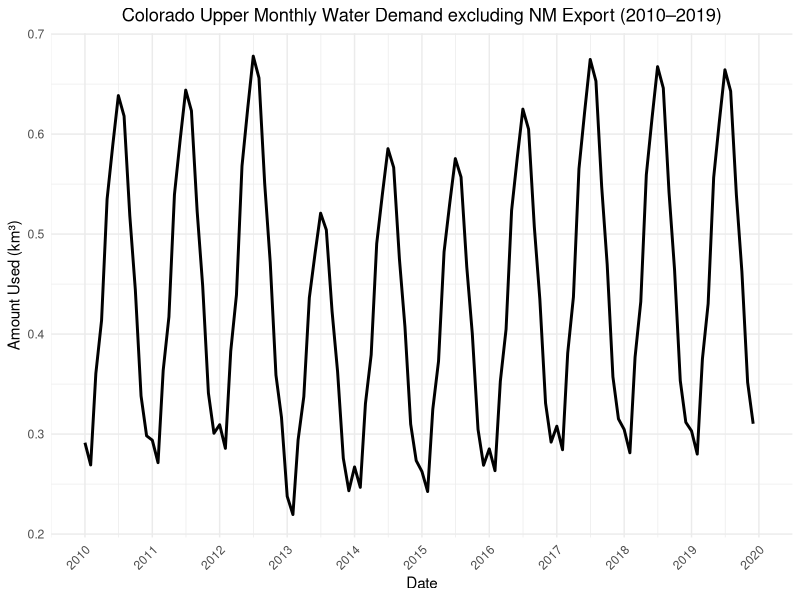
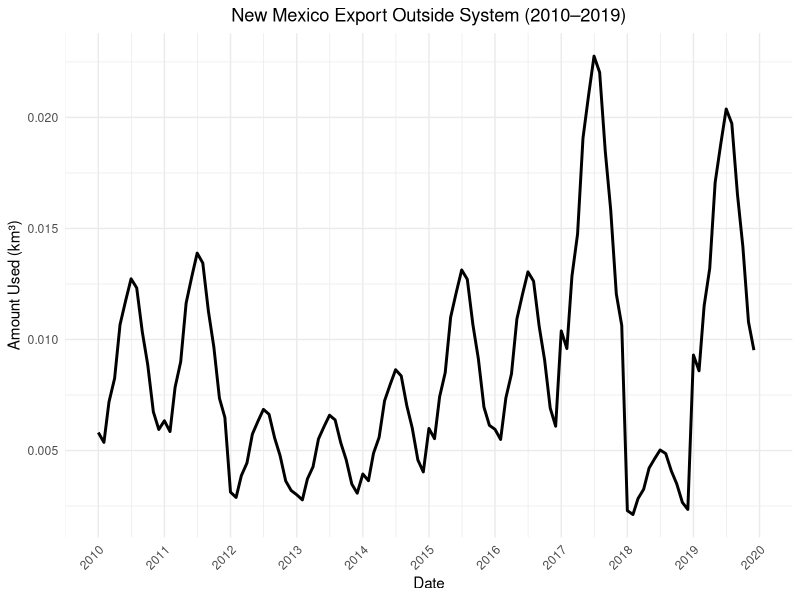
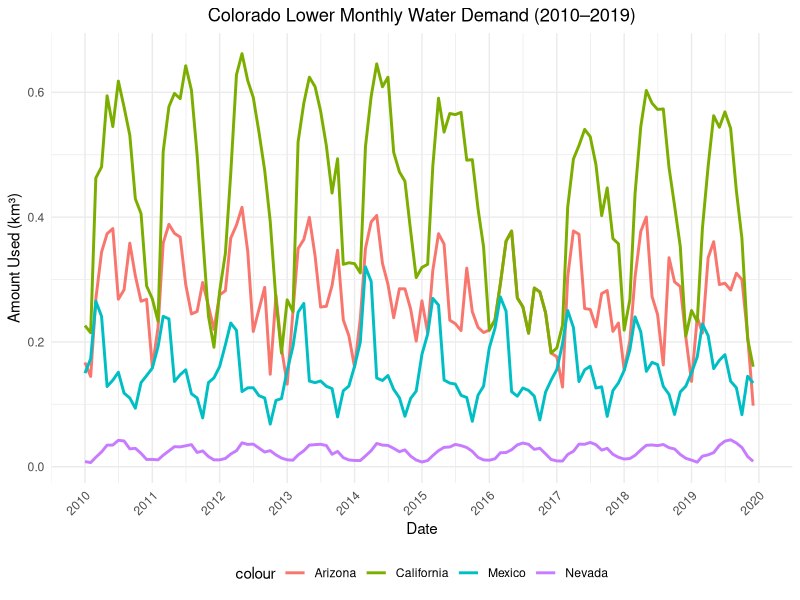

Here is the R script that generated these plots, in order: (Note: this script raises an error after producing the figures.)


# -------------------------------
# Title       : CO_Demand
# Author      : Kyungmin Kim
# Last update : 2025-07-01
# Purpose     : Preprocess Colorado Demand Data
# Data Source : Upper and Lower Colorado Consumptive Use Data from 2010 to 2019
# Notes       :
# -------------------------------

# Set working directory

setwd("/Users/kyungminkim/Code/project-westernwaternetwork/Preprocessing/CO") #Mac
#setwd("C:\\Users\\kyungmi1\\Documents\\Code\\project-westernwaternetwork\\Preprocessing\\CO") #Window

# Load required libraries

library(tidyverse)

# Load monthly consumptive use data

Upperdemand <- read.csv("Upperbasin_demand.csv")
Lowerdemand <- read.csv("Lowerbasin_demand.csv")

# Set monthly percent of annual to estimate monthly consumptive use

monthlypercent <- c(
  0.054826628,
  0.05063742,
  0.067846196,
  0.077834606,
  0.100664492,
  0.110878427,
  0.120142832,
  0.116282962,
  0.097544736,
  0.083593537,
  0.063622085,
  0.056126079
)

# Calculate monthly consumptive use by applying monthly percentages to annual totals, including New Mexico export volume

Uppermonthly <- Upperdemand %>%
  rowwise() %>%
  mutate(data = list(
    tibble(
      MONTH = 1:12,
      Total.AF.monthly = Total.AF * monthlypercent,
      NM_Export_outsidesystem_AF.monthly = NM_Export_outsidesystem_AF * monthlypercent
    )
  )) %>%
  unnest(data)

# Convert to cubic kilometers and calculate New Mexico export volume

Uppermonthly <- Uppermonthly %>%
  mutate(Total.km3.monthly = Total.AF.monthly * 1.23348e-6) %>%
  mutate(NM_Export_outsidesystem_km3_monthly = NM_Export_outsidesystem_AF.monthly * 1.23348e-6) %>%
  mutate(Total.km3.monthly.excluding.NM.Export = Total.km3.monthly - NM_Export_outsidesystem_km3_monthly)

# Add DATE column for time series alignment with other datasets

Uppermonthly <- Uppermonthly %>%
  mutate(DATE = as.Date(paste(YEAR, MONTH, 1, sep = "-")))

# Convert monthly consumptive use data from acre-feet to cubic kilometers

Lowerdemand <- Lowerdemand %>%
  mutate(AZ_km3 = AZ_AF * 1.23348e-6) %>%
  mutate(CA_km3 = CA_AF * 1.23348e-6) %>%
  mutate(NV_km3 = NV_AF * 1.23348e-6) %>%
  mutate(MX_km3 = MX_AF * 1.23348e-6)

# Add DATE column to match to other dataset

Lowerdemand <- Lowerdemand %>%
  mutate(DATE = as.Date(paste(YEAR, MONTH, 1, sep = "-")))

# Save the processed demand data to CSV

write.csv(Uppermonthly, "CO_upper_demand_km3.csv", row.names = FALSE)
write.csv(Lowerdemand, "CO_lower_demand_km3.csv", row.names = FALSE)

# Plot Upper Colorado demand (NM Export excluded) (2010–2019)

ggplot(Uppermonthly,
       aes(x = DATE, y = Total.km3.monthly.excluding.NM.Export)) +
  geom_line(size = 1) +
  labs(title = "Colorado Upper Monthly Water Demand excluding NM Export (2010–2019)", x = "Date", y = "Amount Used (km³)") +
  scale_x_date(limits = as.Date(c("2010-01-01", "2019-12-31")),
               date_labels = "%Y",
               date_breaks = "1 year") +
  theme_minimal() +
  theme(axis.text.x = element_text(angle = 45, hjust = 1),
        plot.title = element_text(hjust = 0.5))

# Plot New Mexico export volume outside the system (2010–2019)

ggplot(Uppermonthly,
       aes(x = DATE, y = NM_Export_outsidesystem_km3_monthly)) +
  geom_line(size = 1) +
  labs(title = "New Mexico Export Outside System (2010–2019)", x = "Date", y = "Amount Used (km³)") +
  scale_x_date(limits = as.Date(c("2010-01-01", "2019-12-31")),
               date_labels = "%Y",
               date_breaks = "1 year") +
  theme_minimal() +
  theme(axis.text.x = element_text(angle = 45, hjust = 1),
        plot.title = element_text(hjust = 0.5))

# Plot Lower Colorado Monthly Water Demand by Region (2010–2019)

ggplot(Lowerdemand, aes(x = DATE)) +
  geom_line(aes(y = AZ_km3, color = "Arizona"), size = 1) +
  geom_line(aes(y = CA_km3, color = "California"), size = 1) +
  geom_line(aes(y = NV_km3, color = "Nevada"), size = 1) +
  geom_line(aes(y = MX_km3, color = "Mexico"), size = 1) +
  labs(title = "Colorado Lower Monthly Water Demand (2010–2019)", x = "Date", y = "Amount Used (km³)") +
  scale_x_date(limits = as.Date(c("2010-01-01", "2019-12-31")),
               date_labels = "%Y",
               date_breaks = "1 year") +
  theme_minimal() +
  theme(axis.text.x = element_text(angle = 45, hjust = 1),
        plot.title = element_text(hjust = 0.5),
        legend.position = "bottom")

# Save data frame as RDS file

saveRDS(Uppermonthly, file = "../RG/Uppermonthly.rds")
